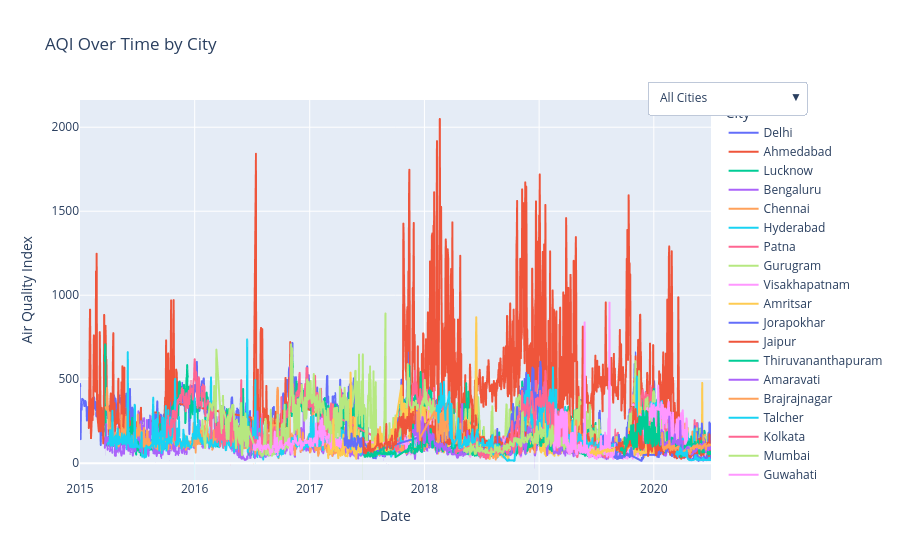

Source (notebook cell):
### Markdown cell above
## AQI Trend Over Time by City

This visualisation shows how the Air Quality Index (AQI) changes over time across different cities. The interactive dropdown allows highlighting individual cities or viewing all cities together, helping identify pollution trends, seasonal patterns, and city-level differences in air quality.

### Code cell
# Drop rows without AQI
df_aqi = df.dropna(subset=["AQI"]).copy()

# Sort by date
df_aqi = df_aqi.sort_values("Date")

fig = px.line(
    df_aqi,
    x="Date",
    y="AQI",
    color="City",
    title="AQI Over Time by City",
    labels={"AQI": "Air Quality Index", "Date": "Date"},
)

# Add dropdown to highlight one city at a time (optional)
cities = df_aqi["City"].unique()
buttons = []

buttons.append(dict(
    label="All Cities",
    method="update",
    args=[
        {"visible": [True] * len(cities)},
        {"title": "AQI Over Time by City"}
    ]
))

for city in cities:
    visible = [True if c == city else False for c in df_aqi["City"].unique()]
    buttons.append(
        dict(
            label=city,
            method="update",
            args=[
                {"visible": visible},
                {"title": f"AQI Over Time - {city}"}
            ],
        )
    )

fig.update_layout(
    updatemenus=[
        dict(
            active=0,
            buttons=buttons,
            x=1.15,
            y=1.05,
        )
    ]
)

fig.show()

### Figure 1 — Plotly figure (JSON) as saved in the notebook; plotly's stock layout.template omitted (floating-point values rounded to 4 significant figures; data arrays with more than 128 entries replaced by an {"elided": "..."} marker saying what was removed)
{"data": [{"hovertemplate": "City=Delhi<br>Date=%{x}<br>Air Quality Index=%{y}<extra></extra>", "legendgroup": "Delhi", "line": {"color": "#636efa", "dash": "solid"}, "marker": {"symbol": "circle"}, "mode": "lines", "name": "Delhi", "showlegend": true, "type": "scattergl", "x": {"elided": "1999 str values"}, "xaxis": "x", "y": {"elided": "1999 int values"}, "yaxis": "y"}, {"hovertemplate": "City=Ahmedabad<br>Date=%{x}<br>Air Quality Index=%{y}<extra></extra>", "legendgroup": "Ahmedabad", "line": {"color": "#EF553B", "dash": "solid"}, "marker": {"symbol": "circle"}, "mode": "lines", "name": "Ahmedabad", "showlegend": true, "type": "scattergl", "x": {"elided": "1334 str values"}, "xaxis": "x", "y": {"elided": "1334 int values"}, "yaxis": "y"}, {"hovertemplate": "City=Lucknow<br>Date=%{x}<br>Air Quality Index=%{y}<extra></extra>", "legendgroup": "Lucknow", "line": {"color": "#00cc96", "dash": "solid"}, "marker": {"symbol": "circle"}, "mode": "lines", "name": "Lucknow", "showlegend": true, "type": "scattergl", "x": {"elided": "1893 str values"}, "xaxis": "x", "y": {"elided": "1893 int values"}, "yaxis": "y"}, {"hovertemplate": "City=Bengaluru<br>Date=%{x}<br>Air Quality Index=%{y}<extra></extra>", "legendgroup": "Bengaluru", "line": {"color": "#ab63fa", "dash": "solid"}, "marker": {"symbol": "circle"}, "mode": "lines", "name": "Bengaluru", "showlegend": true, "type": "scattergl", "x": {"elided": "1910 str values"}, "xaxis": "x", "y": {"elided": "1910 int values"}, "yaxis": "y"}, {"hovertemplate": "City=Chennai<br>Date=%{x}<br>Air Quality Index=%{y}<extra></extra>", "legendgroup": "Chennai", "line": {"color": "#FFA15A", "dash": "solid"}, "marker": {"symbol": "circle"}, "mode": "lines", "name": "Chennai", "showlegend": true, "type": "scattergl", "x": {"elided": "1884 str values"}, "xaxis": "x", "y": {"elided": "1884 int values"}, "yaxis": "y"}, {"hovertemplate": "City=Hyderabad<br>Date=%{x}<br>Air Quality Index=%{y}<extra></extra>", "legendgroup": "Hyderabad", "line": {"color": "#19d3f3", "dash": "solid"}, "marker": {"symbol": "circle"}, "mode": "lines", "name": "Hyderabad", "showlegend": true, "type": "scattergl", "x": {"elided": "1880 str values"}, "xaxis": "x", "y": {"elided": "1880 int values"}, "yaxis": "y"}, {"hovertemplate": "City=Patna<br>Date=%{x}<br>Air Quality Index=%{y}<extra></extra>", "legendgroup": "Patna", "line": {"color": "#FF6692", "dash": "solid"}, "marker": {"symbol": "circle"}, "mode": "lines", "name": "Patna", "showlegend": true, "type": "scattergl", "x": {"elided": "1459 str values"}, "xaxis": "x", "y": {"elided": "1459 int values"}, "yaxis": "y"}, {"hovertemplate": "City=Gurugram<br>Date=%{x}<br>Air Quality Index=%{y}<extra></extra>", "legendgroup": "Gurugram", "line": {"color": "#B6E880", "dash": "solid"}, "marker": {"symbol": "circle"}, "mode": "lines", "name": "Gurugram", "showlegend": true, "type": "scattergl", "x": {"elided": "1453 str values"}, "xaxis": "x", "y": {"elided": "1453 int values"}, "yaxis": "y"}, {"hovertemplate": "City=Visakhapatnam<br>Date=%{x}<br>Air Quality Index=%{y}<extra></extra>", "legendgroup": "Visakhapatnam", "line": {"color": "#FF97FF", "dash": "solid"}, "marker": {"symbol": "circle"}, "mode": "lines", "name": "Visakhapatnam", "showlegend": true, "type": "scattergl", "x": {"elided": "1171 str values"}, "xaxis": "x", "y": {"elided": "1171 int values"}, "yaxis": "y"}, {"hovertemplate": "City=Amritsar<br>Date=%{x}<br>Air Quality Index=%{y}<extra></extra>", "legendgroup": "Amritsar", "line": {"color": "#FECB52", "dash": "solid"}, "marker": {"symbol": "circle"}, "mode": "lines", "name": "Amritsar", "showlegend": true, "type": "scattergl", "x": {"elided": "1126 str values"}, "xaxis": "x", "y": {"elided": "1126 int values"}, "yaxis": "y"}, {"hovertemplate": "City=Jorapokhar<br>Date=%{x}<br>Air Quality Index=%{y}<extra></extra>", "legendgroup": "Jorapokhar", "line": {"color": "#636efa", "dash": "solid"}, "marker": {"symbol": "circle"}, "mode": "lines", "name": "Jorapokhar", "showlegend": true, "type": "scattergl", "x": {"elided": "771 str values"}, "xaxis": "x", "y": {"elided": "771 int values"}, "yaxis": "y"}, {"hovertemplate": "City=Jaipur<br>Date=%{x}<br>Air Quality Index=%{y}<extra></extra>", "legendgroup": "Jaipur", "line": {"color": "#EF553B", "dash": "solid"}, "marker": {"symbol": "circle"}, "mode": "lines", "name": "Jaipur", "showlegend": true, "type": "scattergl", "x": {"elided": "1094 str values"}, "xaxis": "x", "y": {"elided": "1094 int values"}, "yaxis": "y"}, {"hovertemplate": "City=Thiruvananthapuram<br>Date=%{x}<br>Air Quality Index=%{y}<extra></extra>", "legendgroup": "Thiruvananthapuram", "line": {"color": "#00cc96", "dash": "solid"}, "marker": {"symbol": "circle"}, "mode": "lines", "name": "Thiruvananthapuram", "showlegend": true, "type": "scattergl", "x": {"elided": "1052 str values"}, "xaxis": "x", "y": {"elided": "1052 int values"}, "yaxis": "y"}, {"hovertemplate": "City=Amaravati<br>Date=%{x}<br>Air Quality Index=%{y}<extra></extra>", "legendgroup": "Amaravati", "line": {"color": "#ab63fa", "dash": "solid"}, "marker": {"symbol": "circle"}, "mode": "lines", "name": "Amaravati", "showlegend": true, "type": "scattergl", "x": {"elided": "841 str values"}, "xaxis": "x", "y": {"elided": "841 int values"}, "yaxis": "y"}, {"hovertemplate": "City=Brajrajnagar<br>Date=%{x}<br>Air Quality Index=%{y}<extra></extra>", "legendgroup": "Brajrajnagar", "line": {"color": "#FFA15A", "dash": "solid"}, "marker": {"symbol": "circle"}, "mode": "lines", "name": "Brajrajnagar", "showlegend": true, "type": "scattergl", "x": {"elided": "713 str values"}, "xaxis": "x", "y": {"elided": "713 int values"}, "yaxis": "y"}, {"hovertemplate": "City=Talcher<br>Date=%{x}<br>Air Quality Index=%{y}<extra></extra>", "legendgroup": "Talcher", "line": {"color": "#19d3f3", "dash": "solid"}, "marker": {"symbol": "circle"}, "mode": "lines", "name": "Talcher", "showlegend": true, "type": "scattergl", "x": {"elided": "698 str values"}, "xaxis": "x", "y": {"elided": "698 int values"}, "yaxis": "y"}, {"hovertemplate": "City=Kolkata<br>Date=%{x}<br>Air Quality Index=%{y}<extra></extra>", "legendgroup": "Kolkata", "line": {"color": "#FF6692", "dash": "solid"}, "marker": {"symbol": "circle"}, "mode": "lines", "name": "Kolkata", "showlegend": true, "type": "scattergl", "x": {"elided": "754 str values"}, "xaxis": "x", "y": {"elided": "754 int values"}, "yaxis": "y"}, {"hovertemplate": "City=Mumbai<br>Date=%{x}<br>Air Quality Index=%{y}<extra></extra>", "legendgroup": "Mumbai", "line": {"color": "#B6E880", "dash": "solid"}, "marker": {"symbol": "circle"}, "mode": "lines", "name": "Mumbai", "showlegend": true, "type": "scattergl", "x": {"elided": "775 str values"}, "xaxis": "x", "y": {"elided": "775 int values"}, "yaxis": "y"}, {"hovertemplate": "City=Guwahati<br>Date=%{x}<br>Air Quality Index=%{y}<extra></extra>", "legendgroup": "Guwahati", "line": {"color": "#FF97FF", "dash": "solid"}, "marker": {"symbol": "circle"}, "mode": "lines", "name": "Guwahati", "showlegend": true, "type": "scattergl", "x": {"elided": "495 str values"}, "xaxis": "x", "y": {"elided": "495 int values"}, "yaxis": "y"}, {"hovertemplate": "City=Coimbatore<br>Date=%{x}<br>Air Quality Index=%{y}<extra></extra>", "legendgroup": "Coimbatore", "line": {"color": "#FECB52", "dash": "solid"}, "marker": {"symbol": "circle"}, "mode": "lines", "name": "Coimbatore", "showlegend": true, "type": "scattergl", "x": {"elided": "344 str values"}, "xaxis": "x", "y": {"elided": "344 int values"}, "yaxis": "y"}, {"hovertemplate": "City=Shillong<br>Date=%{x}<br>Air Quality Index=%{y}<extra></extra>", "legendgroup": "Shillong", "line": {"color": "#636efa", "dash": "solid"}, "marker": {"symbol": "circle"}, "mode": "lines", "name": "Shillong", "showlegend": true, "type": "scattergl", "x": {"elided": "205 str values"}, "xaxis": "x", "y": {"elided": "205 int values"}, "yaxis": "y"}, {"hovertemplate": "City=Chandigarh<br>Date=%{x}<br>Air Quality Index=%{y}<extra></extra>", "legendgroup": "Chandigarh", "line": {"color": "#EF553B", "dash": "solid"}, "marker": {"symbol": "circle"}, "mode": "lines", "name": "Chandigarh", "showlegend": true, "type": "scattergl", "x": {"elided": "299 str values"}, "xaxis": "x", "y": {"elided": "299 int values"}, "yaxis": "y"}, {"hovertemplate": "City=Bhopal<br>Date=%{x}<br>Air Quality Index=%{y}<extra></extra>", "legendgroup": "Bhopal", "line": {"color": "#00cc96", "dash": "solid"}, "marker": {"symbol": "circle"}, "mode": "lines", "name": "Bhopal", "showlegend": true, "type": "scattergl", "x": {"elided": "278 str values"}, "xaxis": "x", "y": {"elided": "278 int values"}, "yaxis": "y"}, {"hovertemplate": "City=Kochi<br>Date=%{x}<br>Air Quality Index=%{y}<extra></extra>", "legendgroup": "Kochi", "line": {"color": "#ab63fa", "dash": "solid"}, "marker": {"symbol": "circle"}, "mode": "lines", "name": "Kochi", "showlegend": true, "type": "scattergl", "x": {"elided": "158 str values"}, "xaxis": "x", "y": {"elided": "158 int values"}, "yaxis": "y"}, {"hovertemplate": "City=Ernakulam<br>Date=%{x}<br>Air Quality Index=%{y}<extra></extra>", "legendgroup": "Ernakulam", "line": {"color": "#FFA15A", "dash": "solid"}, "marker": {"symbol": "circle"}, "mode": "lines", "name": "Ernakulam", "showlegend": true, "type": "scattergl", "x": {"elided": "153 str values"}, "xaxis": "x", "y": {"elided": "153 int values"}, "yaxis": "y"}, {"hovertemplate": "City=Aizawl<br>Date=%{x}<br>Air Quality Index=%{y}<extra></extra>", "legendgroup": "Aizawl", "line": {"color": "#19d3f3", "dash": "solid"}, "marker": {"symbol": "circle"}, "mode": "lines", "name": "Aizawl", "showlegend": true, "type": "scattergl", "x": ["2020-03-12T00:00:00", "2020-03-13T00:00:00", "2020-03-14T00:00:00", "2020-03-15T00:00:00", "2020-03-16T00:00:00", "2020-03-17T00:00:00", "2020-03-18T00:00:00", "2020-03-19T00:00:00", "2020-03-20T00:00:00", "2020-03-21T00:00:00", "2020-03-22T00:00:00", "2020-03-23T00:00:00", "2020-03-24T00:00:00", "2020-03-25T00:00:00", "2020-03-26T00:00:00", "2020-03-27T00:00:00", "2020-03-28T00:00:00", "2020-03-29T00:00:00", "2020-03-30T00:00:00", "2020-03-31T00:00:00", "2020-04-01T00:00:00", "2020-04-02T00:00:00", "2020-04-03T00:00:00", "2020-04-04T00:00:00", "2020-04-05T00:00:00", "2020-04-06T00:00:00", "2020-04-07T00:00:00", "2020-04-08T00:00:00", "2020-04-09T00:00:00", "2020-04-10T00:00:00", "2020-04-11T00:00:00", "2020-04-12T00:00:00", "2020-04-13T00:00:00", "2020-04-14T00:00:00", "2020-04-15T00:00:00", "2020-04-16T00:00:00", "2020-04-17T00:00:00", "2020-04-18T00:00:00", "2020-04-19T00:00:00", "2020-04-20T00:00:00", "2020-04-21T00:00:00", "2020-04-22T00:00:00", "2020-04-23T00:00:00", "2020-04-24T00:00:00", "2020-04-25T00:00:00", "2020-04-26T00:00:00", "2020-04-27T00:00:00", "2020-04-28T00:00:00", "2020-04-29T00:00:00", "2020-04-30T00:00:00", "2020-05-01T00:00:00", "2020-05-02T00:00:00", "2020-05-03T00:00:00", "2020-05-04T00:00:00", "2020-05-05T00:00:00", "2020-05-06T00:00:00", "2020-05-07T00:00:00", "2020-05-08T00:00:00", "2020-05-09T00:00:00", "2020-05-10T00:00:00", "2020-05-11T00:00:00", "2020-05-12T00:00:00", "2020-05-13T00:00:00", "2020-05-14T00:00:00", "2020-05-15T00:00:00", "2020-05-16T00:00:00", "2020-05-17T00:00:00", "2020-05-18T00:00:00", "2020-05-19T00:00:00", "2020-05-20T00:00:00", "2020-05-21T00:00:00", "2020-05-22T00:00:00", "2020-05-23T00:00:00", "2020-05-24T00:00:00", "2020-05-25T00:00:00", "2020-05-26T00:00:00", "2020-05-27T00:00:00", "2020-05-28T00:00:00", "2020-05-29T00:00:00", "2020-05-30T00:00:00", "2020-05-31T00:00:00", "2020-06-01T00:00:00", "2020-06-02T00:00:00", "2020-06-03T00:00:00", "2020-06-04T00:00:00", "2020-06-05T00:00:00", "2020-06-06T00:00:00", "2020-06-07T00:00:00", "2020-06-08T00:00:00", "2020-06-09T00:00:00", "2020-06-10T00:00:00", "2020-06-12T00:00:00", "2020-06-13T00:00:00", "2020-06-14T00:00:00", "2020-06-15T00:00:00", "2020-06-16T00:00:00", "2020-06-17T00:00:00", "2020-06-18T00:00:00", "2020-06-19T00:00:00", "2020-06-20T00:00:00", "2020-06-21T00:00:00", "2020-06-22T00:00:00", "2020-06-23T00:00:00", "2020-06-24T00:00:00", "2020-06-25T00:00:00", "2020-06-26T00:00:00", "2020-06-27T00:00:00", "2020-06-28T00:00:00", "2020-06-29T00:00:00", "2020-06-30T00:00:00", "2020-07-01T00:00:00"], "xaxis": "x", "y": [52, 60, 62, 70, 54, 40, 51, 63, 69, 70, 71, 53, 66, 92, 89, 82, 71, 81, 60, 51, 62, 64, 54, 43, 44, 48, 61, 45, 59, 64, 55, 41, 42, 64, 76, 49, 33, 31, 24, 24, 23, 20, 19, 19, 19, 18, 19, 19, 19, 19, 20, 20, 19, 19, 19, 20, 20, 20, 24, 24, 35, 46, 46, 33, 31, 21, 20, 26, 32, 24, 20, 22, 22, 27, 20, 19, 21, 21, 20, 20, 19, 19, 20, 20, 19, 31, 20, 19, 25, 23, 19, 19, 19, 19, 19, 19, 20, 20, 20, 19, 19, 20, 20, 25, 33, 21, 19, 19, 20, 20, 20], "yaxis": "y"}], "layout": {"legend": {"title": {"text": "City"}, "tracegroupgap": 0}, "title": {"text": "AQI Over Time by City"}, "updatemenus": [{"active": 0, "buttons": [{"args": [{"visible": [true, true, true, true, true, true, true, true, true, true, true, true, true, true, true, true, true, true, true, true, true, true, true, true, true, true]}, {"title": "AQI Over Time by City"}], "label": "All Cities", "method": "update"}, {"args": [{"visible": [true, false, false, false, false, false, false, false, false, false, false, false, false, false, false, false, false, false, false, false, false, false, false, false, false, false]}, {"title": "AQI Over Time - Delhi"}], "label": "Delhi", "method": "update"}, {"args": [{"visible": [false, true, false, false, false, false, false, false, false, false, false, false, false, false, false, false, false, false, false, false, false, false, false, false, false, false]}, {"title": "AQI Over Time - Ahmedabad"}], "label": "Ahmedabad", "method": "update"}, {"args": [{"visible": [false, false, true, false, false, false, false, false, false, false, false, false, false, false, false, false, false, false, false, false, false, false, false, false, false, false]}, {"title": "AQI Over Time - Lucknow"}], "label": "Lucknow", "method": "update"}, {"args": [{"visible": [false, false, false, true, false, false, false, false, false, false, false, false, false, false, false, false, false, false, false, false, false, false, false, false, false, false]}, {"title": "AQI Over Time - Bengaluru"}], "label": "Bengaluru", "method": "update"}, {"args": [{"visible": [false, false, false, false, true, false, false, false, false, false, false, false, false, false, false, false, false, false, false, false, false, false, false, false, false, false]}, {"title": "AQI Over Time - Chennai"}], "label": "Chennai", "method": "update"}, {"args": [{"visible": [false, false, false, false, false, true, false, false, false, false, false, false, false, false, false, false, false, false, false, false, false, false, false, false, false, false]}, {"title": "AQI Over Time - Hyderabad"}], "label": "Hyderabad", "method": "update"}, {"args": [{"visible": [false, false, false, false, false, false, true, false, false, false, false, false, false, false, false, false, false, false, false, false, false, false, false, false, false, false]}, {"title": "AQI Over Time - Patna"}], "label": "Patna", "method": "update"}, {"args": [{"visible": [false, false, false, false, false, false, false, true, false, false, false, false, false, false, false, false, false, false, false, false, false, false, false, false, false, false]}, {"title": "AQI Over Time - Gurugram"}], "label": "Gurugram", "method": "update"}, {"args": [{"visible": [false, false, false, false, false, false, false, false, true, false, false, false, false, false, false, false, false, false, false, false, false, false, false, false, false, false]}, {"title": "AQI Over Time - Visakhapatnam"}], "label": "Visakhapatnam", "method": "update"}, {"args": [{"visible": [false, false, false, false, false, false, false, false, false, true, false, false, false, false, false, false, false, false, false, false, false, false, false, false, false, false]}, {"title": "AQI Over Time - Amritsar"}], "label": "Amritsar", "method": "update"}, {"args": [{"visible": [false, false, false, false, false, false, false, false, false, false, true, false, false, false, false, false, false, false, false, false, false, false, false, false, false, false]}, {"title": "AQI Over Time - Jorapokhar"}], "label": "Jorapokhar", "method": "update"}, {"args": [{"visible": [false, false, false, false, false, false, false, false, false, false, false, true, false, false, false, false, false, false, false, false, false, false, false, false, false, false]}, {"title": "AQI Over Time - Jaipur"}], "label": "Jaipur", "method": "update"}, {"args": [{"visible": [false, false, false, false, false, false, false, false, false, false, false, false, true, false, false, false, false, false, false, false, false, false, false, false, false, false]}, {"title": "AQI Over Time - Thiruvananthapuram"}], "label": "Thiruvananthapuram", "method": "update"}, {"args": [{"visible": [false, false, false, false, false, false, false, false, false, false, false, false, false, true, false, false, false, false, false, false, false, false, false, false, false, false]}, {"title": "AQI Over Time - Amaravati"}], "label": "Amaravati", "method": "update"}, {"args": [{"visible": [false, false, false, false, false, false, false, false, false, false, false, false, false, false, true, false, false, false, false, false, false, false, false, false, false, false]}, {"title": "AQI Over Time - Brajrajnagar"}], "label": "Brajrajnagar", "method": "update"}, {"args": [{"visible": [false, false, false, false, false, false, false, false, false, false, false, false, false, false, false, true, false, false, false, false, false, false, false, false, false, false]}, {"title": "AQI Over Time - Talcher"}], "label": "Talcher", "method": "update"}, {"args": [{"visible": [false, false, false, false, false, false, false, false, false, false, false, false, false, false, false, false, true, false, false, false, false, false, false, false, false, false]}, {"title": "AQI Over Time - Kolkata"}], "label": "Kolkata", "method": "update"}, {"args": [{"visible": [false, false, false, false, false, false, false, false, false, false, false, false, false, false, false, false, false, true, false, false, false, false, false, false, false, false]}, {"title": "AQI Over Time - Mumbai"}], "label": "Mumbai", "method": "update"}, {"args": [{"visible": [false, false, false, false, false, false, false, false, false, false, false, false, false, false, false, false, false, false, true, false, false, false, false, false, false, false]}, {"title": "AQI Over Time - Guwahati"}], "label": "Guwahati", "method": "update"}, {"args": [{"visible": [false, false, false, false, false, false, false, false, false, false, false, false, false, false, false, false, false, false, false, true, false, false, false, false, false, false]}, {"title": "AQI Over Time - Coimbatore"}], "label": "Coimbatore", "method": "update"}, {"args": [{"visible": [false, false, false, false, false, false, false, false, false, false, false, false, false, false, false, false, false, false, false, false, true, false, false, false, false, false]}, {"title": "AQI Over Time - Shillong"}], "label": "Shillong", "method": "update"}, {"args": [{"visible": [false, false, false, false, false, false, false, false, false, false, false, false, false, false, false, false, false, false, false, false, false, true, false, false, false, false]}, {"title": "AQI Over Time - Chandigarh"}], "label": "Chandigarh", "method": "update"}, {"args": [{"visible": [false, false, false, false, false, false, false, false, false, false, false, false, false, false, false, false, false, false, false, false, false, false, true, false, false, false]}, {"title": "AQI Over Time - Bhopal"}], "label": "Bhopal", "method": "update"}, {"args": [{"visible": [false, false, false, false, false, false, false, false, false, false, false, false, false, false, false, false, false, false, false, false, false, false, false, true, false, false]}, {"title": "AQI Over Time - Kochi"}], "label": "Kochi", "method": "update"}, {"args": [{"visible": [false, false, false, false, false, false, false, false, false, false, false, false, false, false, false, false, false, false, false, false, false, false, false, false, true, false]}, {"title": "AQI Over Time - Ernakulam"}], "label": "Ernakulam", "method": "update"}, {"args": [{"visible": [false, false, false, false, false, false, false, false, false, false, false, false, false, false, false, false, false, false, false, false, false, false, false, false, false, true]}, {"title": "AQI Over Time - Aizawl"}], "label": "Aizawl", "method": "update"}], "x": 1.15, "y": 1.05}], "xaxis": {"anchor": "y", "domain": [0, 1], "title": {"text": "Date"}}, "yaxis": {"anchor": "x", "domain": [0, 1], "title": {"text": "Air Quality Index"}}}}
